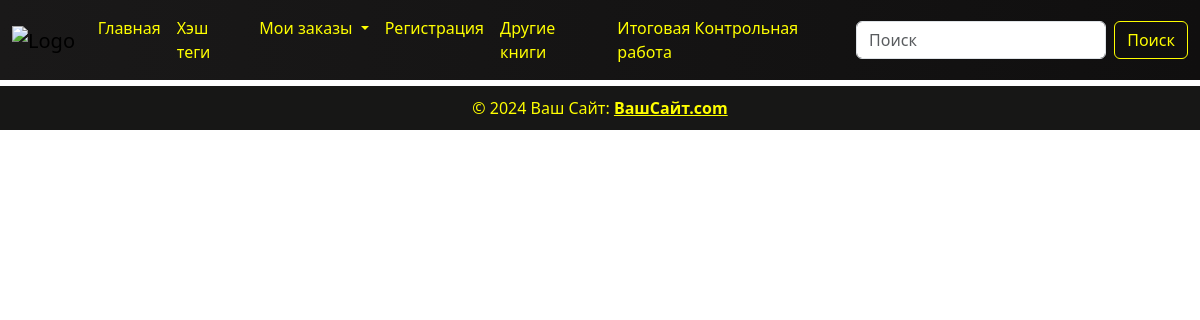
The page /orders_list/ on the database as committed earlier.
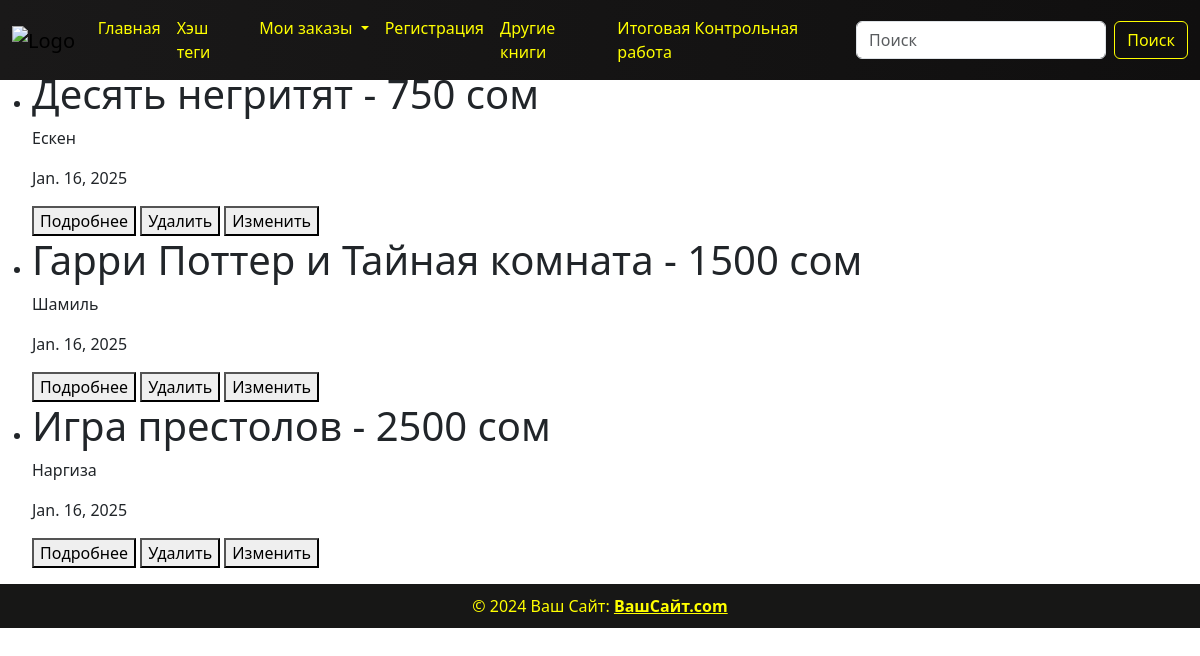
The same page on the database as committed later.
### basket/models.py (models this page shows, shortened)
class BasketModel(models.Model):
    DELIVERY_METHOD = (
        ('Самовывоз', 'Самовывоз'),
        ('Доставка на дом', 'Доставка на дом'),
    )
    PAYMENT_METHOD = (
        ('Наличные', 'Наличные'),
        ('Банковская карта', 'Банковская карта'),
        ('Денежный перевод', 'Денежный перевод'),
    )
    book = models.ForeignKey(Books, on_delete=models.CASCADE, related_name='book')
    name = models.CharField(max_length=100, verbose_name='имя')
    number = models.CharField(max_length=11, verbose_name='телефон')
    mail = models.EmailField(verbose_name='email')
    delivery_address = models.TextField(verbose_name='адрес')
    delivery_choice = models.CharField(max_length=100, choices=DELIVERY_METHOD, verbose_name='способ доставки')
    payment_method = models.CharField(max_length=100, choices=PAYMENT_METHOD, verbose_name='способ оплаты')
    ordered_at = models.DateField(auto_now_add=True, null=True)
    class Meta:
        verbose_name = 'заказ'
        verbose_name_plural = 'заказы'

### library/models.py (models this page shows)
class Books(models.Model):
    GENRE_CHOICES = (
        ('Детектив', 'Детектив'),
        ('Романтика', 'Романтика'),
        ('Фантастика', 'Фантастика'),
    )
    image = models.ImageField(upload_to='movies/', verbose_name='загрузите фото', null=True)
    title = models.CharField(max_length=100, verbose_name='напишите название книги', null=True)
    description = models.TextField(verbose_name='укажите описание книги', blank=True)
    price = models.PositiveIntegerField(verbose_name='укажите цену', default=800)
    created_at = models.DateTimeField(auto_now_add=True)
    genre_choices = models.CharField(max_length=100, choices=GENRE_CHOICES,
                                     verbose_name='выберите жанр')
    mail = models.EmailField(unique=True, verbose_name='укажите email')
    director = models.CharField(max_length=100, verbose_name='укажите автора',
                                default='Джоан Роулинг', null=True)
    trailer = models.URLField(verbose_name='укажите ссылку с YouTube', null=True)
    class Meta:
        verbose_name = 'книга'
        verbose_name_plural = 'Список книг'
    def __str__(self):
        return f"{self.title} - {self.price} сом"

### basket/views.py (the view)
# urls.py: path('orders_list/', views.orders_list_view, name='orders_list'),
def orders_list_view(request):
    if request.method == 'GET':
        orders_list = models.BasketModel.objects.all().order_by('-id')
        context = {'orders_list': orders_list}
        return render(request, template_name='basket/orders_list.html', context=context)

### templates/basket/orders_list.html
{% load static %} {% include 'components/header.html' %}
<link rel="stylesheet" href="{% static 'css/basket.css' %}" />
<body>
  <ul>
    {% for i in orders_list %}
    <li>
      <h1>{{ i.book }}</h1>
      <p>{{ i.name }}</p>
      <p>{{ i.ordered_at }}</p>
      <a href="/orders_list/{{ i.id }}/"><button>Подробнее</button></a>
      <a href="/orders_list/{{ i.id }}/delete/"><button>Удалить</button></a>
      <a href="/orders_list/{{ i.id }}/update/"><button>Изменить</button></a>
    </li>
    {% endfor %}
  </ul>
</body>
{% include 'components/footer.html' %}

Rows that differ between the two databases and show on the page:
added BasketModel: book "Десять негритят - 750 сом", name "Ескен", ordered_at "Jan. 16, 2025"
added BasketModel: book "Гарри Поттер и Тайная комната - 1500 сом", name "Шамиль", ordered_at "Jan. 16, 2025"
added BasketModel: book "Игра престолов - 2500 сом", name "Наргиза", ordered_at "Jan. 16, 2025"
